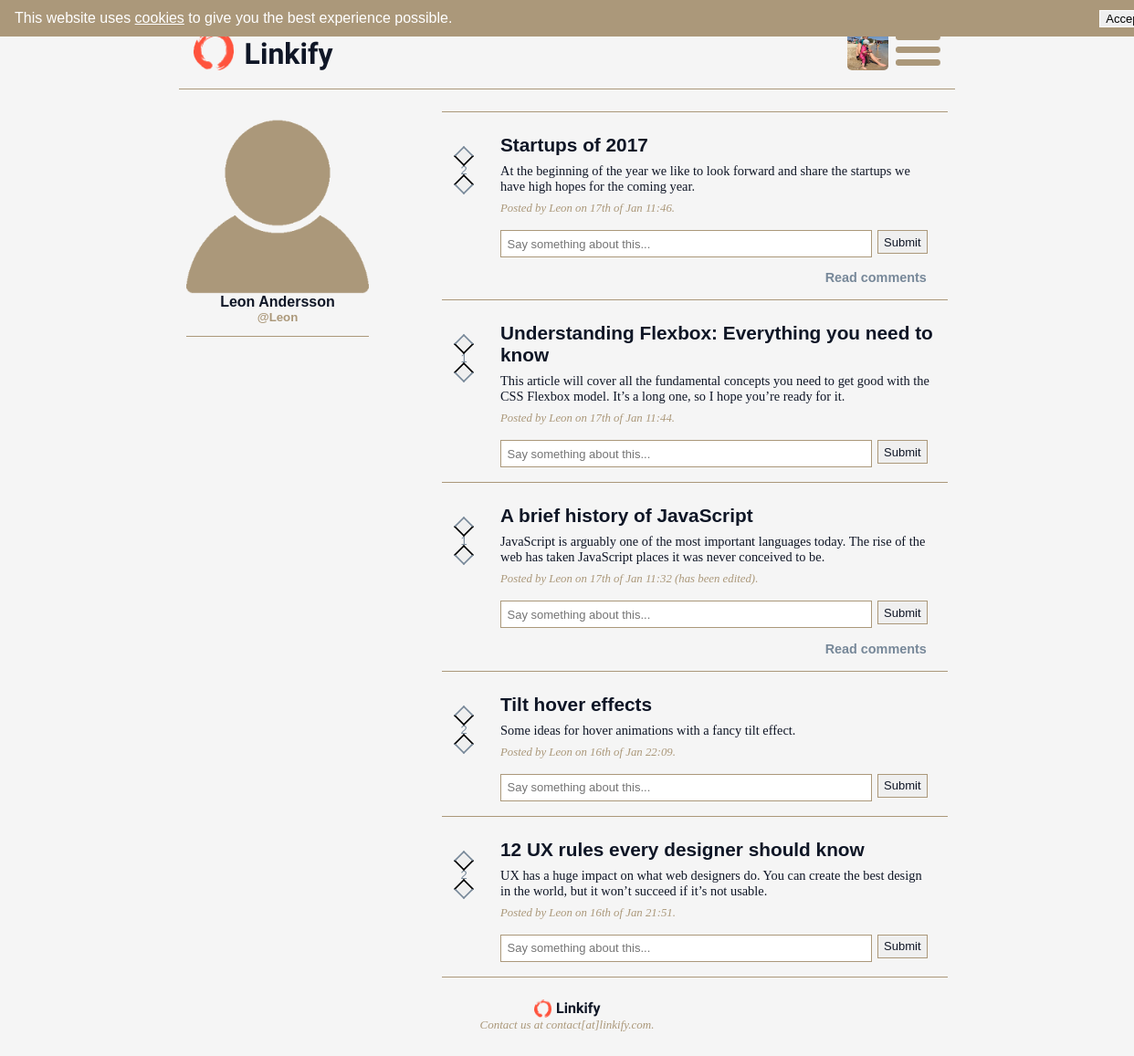
/profile/Leon (signed in), run on the app's committed database.
### tables this page shows
CREATE TABLE `users` (
  `id` int(11) UNSIGNED NOT NULL,
  `name` varchar(255) NOT NULL,
  `username` varchar(255) NOT NULL,
  `email` varchar(255) NOT NULL,
  `password` varchar(255) NOT NULL,
  `about` varchar(500) DEFAULT NULL,
  `avatar` varchar(255) DEFAULT NULL
);

CREATE TABLE `posts` (
  `id` int(11) UNSIGNED NOT NULL,
  `user_id` int(11) UNSIGNED NOT NULL,
  `subject` varchar(255) NOT NULL,
  `url` varchar(255) NOT NULL,
  `description` varchar(255) NOT NULL,
  `published` datetime NOT NULL,
  `edited` tinyint(1) DEFAULT NULL,
  `edit_date` datetime NOT NULL
);

### app/functions.php (called while the page is built, shortened)
<?php
function checkLogin($db) {
  return true;
}
function getUserInfo($db) {
	$id = $_SESSION["login"]["id"];
	$getUserInfoQuery = "SELECT * FROM users WHERE id = '{$id}' LIMIT 1";
	$getUserInfoStatement = queryToDb($db, $getUserInfoQuery);
	$userInfo = $getUserInfoStatement->fetch(PDO::FETCH_ASSOC);
	return $userInfo;
}
function getPosts($db, $order, $offset, $limit, $userId = "IS NOT NULL") {
	$getPostsQuery = "SELECT posts.id, posts.description, posts.subject, posts.url, posts.published AS published, posts.user_id,
	posts.edited, users.name, users.username, SUM(votes.vote) AS votes  FROM posts INNER JOIN users ON posts.user_id = users.id
	LEFT JOIN votes ON posts.id = votes.post_id WHERE users.id {$userId} GROUP BY posts.id ORDER BY {$order} DESC LIMIT {$offset}, {$limit}";
	$getPostsStatement = queryToDb($db, $getPostsQuery);
	$posts = $getPostsStatement->fetchAll(PDO::FETCH_ASSOC);
	return $posts;
}
function getComments($db, $postId) {
	$getCommentsQuery = "SELECT comments.id, comments.user_id, comments.comment, comments.published, comments.reply_to,
	comments.edited, users.name, users.username FROM comments INNER JOIN users ON comments.user_id = users.id
	WHERE comments.post_id = '{$postId}' ORDER BY comments.published DESC";
	$getCommentsStatement = queryToDb($db, $getCommentsQuery);
	if ($getCommentsStatement->rowCount() == 0 ) {
		 return NULL;
	}
	$comments = $getCommentsStatement->fetchAll(PDO::FETCH_ASSOC);
	return $comments;
}
function countVotes($db, $postId) {
	$countVotesQuery = "SELECT SUM(vote) AS sum_votes FROM votes WHERE post_id = '{$postId}'";
	$countVotesStatement = queryToDb($db, $countVotesQuery);
	$votes = $countVotesStatement->fetch(PDO::FETCH_ASSOC);
	return $votes;
}
function getProfileInfo($db, $profileUsername) {
	$getProfileInfoQuery = "SELECT * FROM users WHERE username = '{$profileUsername}' LIMIT 1";
	$getProfileInfoStatement = queryToDb($db, $getProfileInfoQuery);
	$profileInfo = $getProfileInfoStatement->fetch(PDO::FETCH_ASSOC);
	return $profileInfo;
}

### app/database.php (called while the page is built, shortened)
<?php
function queryToDb($db, $query) {
	try {
		return $queryStatement = $db->query($query);
	} catch (PDOException $exception) {
		var_dump($exeption->getMessage());
		die();
	}
}

### views/partials/post.block.php (the view, shortened to what this page needs)
<div class="postAndVoteWrap post<?=$post["id"]?>">
	<div class="voteWrap">
		<?php $votes = countVotes($db, $post["id"]) ?>
		<form action ="app/posts/votes.php" method="post">
			<input type="submit" class="up<?=(!checkLogin($db)) ? " notLoggedIn" : ""; ?>" name="up" value="">
			<span class="votes<?=(!checkLogin($db)) ? " notLoggedInVotes" : ""; ?>"><?= (!$votes["sum_votes"] == NULL) ? $votes["sum_votes"] : 0 ?></span>
			<input type="submit" class="down<?=(!checkLogin($db)) ? " notLoggedIn" : ""; ?>" name="down" value="">
		</form>
	</div>
	<div class="postWrap">
		<div class="postHeadingWrap">
			<h4><a href="<?=$post["url"]?>" target="_blank"><?=$post["subject"]?></a></h4>
		</div>
		<div class="postDiv">
			<div class="postContent">
				<p><?=$post["description"]?></p>
				<div class="postUser">
					<p>Posted by
					<?php
					if (checkLogin($db)) { ?>
						<a href="/profile/<?=$post["username"]?>">
					<?php }
					echo ucfirst($post["username"]);
					if (checkLogin($db)) { ?>
						</a>
						<?php } ?>
						on <?=date('jS \of M H:i', strtotime($post["published"]));
						if ($post["edited"]) { ?> (has been edited)<?php } ?>.
					</p>
				</div>
			</div>
		</div>
		<?php if (checkLogin($db)) { ?>
		<form action="app/posts/comments.php" method="post" class="commentForm">
			<div class="inputComment">
				<input type="text" name="comment" class="commentInputField" placeholder="Say something about this...">
				<input type="submit" name="commentPost" value="Submit" class="commentPost">
			</div>
		</form>
		<?php }
		$comments = getComments($db, $post["id"]); ?>
		<div class="commentLink">
		<?php if ($comments) { ?>
			<h5><span class='readOrClose'>Read</span> comments</h5>
		<?php } ?>
		</div>
	</div>
</div>

### views/partials/header.php (shortened to what this page needs)
<?php
if (checkLogin($db)) {
	$user = getUserInfo($db);
}
?>
<!DOCTYPE html>
<html lang="en">
<head>
	<link rel="stylesheet" href="https://cdnjs.cloudflare.com/ajax/libs/10up-sanitize.css/4.1.0/sanitize.min.css">
	<link rel="stylesheet" href="/assets/styles/main.css">
</head>
<body>
	<div class="page">
		<div class="acceptCookies">
			<p>This website uses <a class="cookieLink" href="https://cookielaw.org/the-cookie-law" title="Read more about the cookie law">cookies</a>
				to give you the best experience possible.</p>
			<button class="cookieButton">Accept</button>
		</div>
		<header>
			<div class="leftHeader">
				<a href="/">
					<img src="/assets/images/logo.png" alt="Linkify logo"/>
				</a>
				<a href="/">
					<h1>Linkify</h1>
				</a>
			</div>
			<?php if (!checkLogin($db)) { ?>
			<nav class="authNav">
				<div class="sortPosts">
					<form action="/" method="post">
						<input type="submit" name="byDate" value="New" class="<?=$sortMethod === 'published' ? 'sortMethod':''; ?>" >
						<input type="submit" name="byPop" value="Popular" class="<?=$sortMethod === 'votes' ? 'sortMethod':''; ?>">
					</form>
				</div>
				<div class="menuLink">
					<img src="/assets/images/menuicon.png"/ alt="menu">
				</div>
			</nav>
			<?php } else { ?>
			<nav class="menuNav">
				<div class="profileLink">
					<a href="/profile/<?=$_SESSION["login"]["username"]?>">
						<?php if ($user["avatar"] !== NULL) {  ?>
						<img src="/assets/images/users/<?=$user["id"]?>/<?=$user["avatar"]?>" alt="profile" />
						<?php } else { ?>
						<img src="/assets/images/profileicon.png" alt="profile" />
						<?php } ?>
					</a>
				</div>
				<div class="menuLink">
					<img src="/assets/images/menuicon.png" alt="menu"/>
				</div>
			</nav>
			<?php }; ?>
		</header>

### profile.page.php (shortened to what this page needs)
<?php
require __DIR__."/autoload.php";
$profile = getProfileInfo($db, $_GET["user"]);
$profileId = "= " . $profile["id"];
$postsToShowProfile = 10;
$posts = getPosts($db, "published", 0, $postsToShowProfile+1, $profileId);
require __DIR__."/views/partials/header.php";
?>
<div class="content">
	<div class="profileWrap">
		<div class="displayUserProfile displayUserProfilePage">
			<figure>
			<?php if ($profile["avatar"] !== NULL) {  ?>
				<img src="/assets/images/users/<?=$profile["id"]?>/<?=$profile["avatar"]?>" alt="users profile avatar"/>
			<?php } else { ?>
				<img src="/assets/images/profileicon.png" alt="users profile avatar" />
			<?php } ?>
			</figure>
			<h4><?=$profile["name"]?></h4>
			<h5>@<?=$profile["username"]?></h5>
			<p><?=$profile["about"]?></p>
		</div>
		<div class="postsOnProfile">
			<div class="displayPosts">
			<?php if ($posts) {
				foreach ($posts as $post) { ?>
				<div class="post">
					<?php require __DIR__."/views/partials/post.block.php"; ?>
				</div>
				<?php }} ?>
			</div>
		</div>
	</div>
</div>
</div>
<?php
require __DIR__."/views/partials/footer.php";
?>

### data on the page
users: avatar (picture)
users: name "Leon Andersson", username "Leon"
posts: sum_votes "2", subject "Startups of 2017", description "At the beginning of the year we like to look forward and share the startups we have high hopes for the coming year.", user.username "Leon", published "17th of Jan 11:46", shows "Read"
posts: sum_votes "1", subject "Understanding Flexbox: Everything you need to know", description "This article will cover all the fundamental concepts you need to get good with the CSS Flexbox model. It’s a long one, so I hope you’re ready for it.", user.username "Leon", published "17th of Jan 11:44"
posts: sum_votes "1", subject "A brief history of JavaScript", description "JavaScript is arguably one of the most important languages today. The rise of the web has taken JavaScript places it was never conceived to be.", user.username "Leon", published "17th of Jan 11:32", edited "(has been edited)", shows "Read"
posts: sum_votes "2", subject "Tilt hover effects", description "Some ideas for hover animations with a fancy tilt effect.", user.username "Leon", published "16th of Jan 22:09"
posts: sum_votes "2", subject "12 UX rules every designer should know", description "UX has a huge impact on what web designers do. You can create the best design in the world, but it won’t succeed if it’s not usable.", user.username "Leon", published "16th of Jan 21:51"
